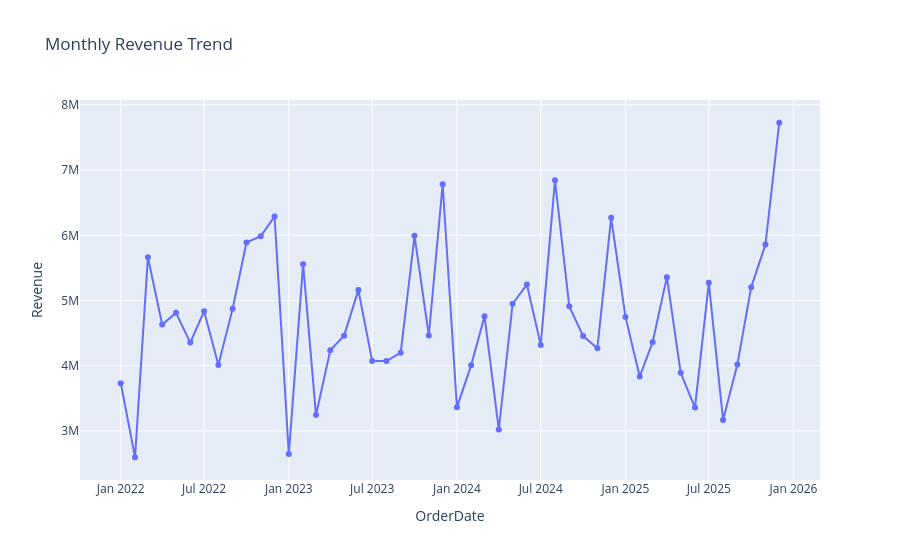

Notebook code for this chart:
### Code cell
monthly_sales = (
    df.set_index("OrderDate")
    .resample("MS")["Revenue"]
    .sum()
    .reset_index()
)

fig = px.line(
    monthly_sales,
    x="OrderDate",
    y="Revenue",
    markers=True,
    title="Monthly Revenue Trend"
)

fig.show()
